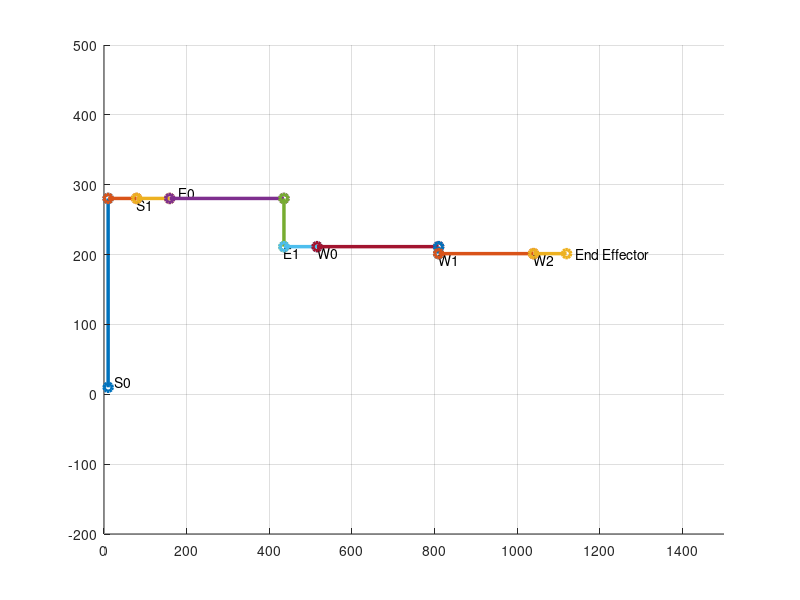

Reproduce this figure in MATLAB.

clc;clear all;close all;
p0 = [10,10,10];
a1 = [10,10,280.35];
p1 = [10,79,280.35];

p2 = [10,159,280.35];
a2 = [10,435.35,280.35];
p3 = [10,435.35,211.35];
p4 = [10,515.35,211.35];
a3 = [10,809.64,211.35];
p5 = [10,809.64,201.35];
p6 = [10,1039.165,201.35];
p7 = [10,1119.165,201.35];

pts=[p0;a1];
plot3(pts(:,1),pts(:,2),pts(:,3),'-o','linewidth',2.5)
text(p0(1),p0(2),p0(3),'  S0','VerticalAlignment','bottom','HorizontalAlignment', 'left')
hold on

pts=[a1;p1];
plot3(pts(:,1),pts(:,2),pts(:,3),'-o','linewidth',2.5)
text(p1(1),p1(2),p1(3),'S1','VerticalAlignment','top')
hold on

pts=[p1;p2];
plot3(pts(:,1),pts(:,2),pts(:,3),'-o','linewidth',2.5)
text(p2(1),p2(2),p2(3),'   E0','VerticalAlignment','bottom')
hold on

pts=[p2;a2];
plot3(pts(:,1),pts(:,2),pts(:,3),'-o','linewidth',2.5)
% text(a2(1),a2(2),a2(3))
hold on

pts=[a2;p3];
plot3(pts(:,1),pts(:,2),pts(:,3),'-o','linewidth',2.5)
text(p3(1),p3(2),p3(3),'E1','VerticalAlignment','top')
hold on

pts=[p3;p4];
plot3(pts(:,1),pts(:,2),pts(:,3),'-o','linewidth',2.5)
text(p4(1),p4(2),p4(3),'W0','VerticalAlignment','top')
hold on

pts=[p4;a3];
plot3(pts(:,1),pts(:,2),pts(:,3),'-o','linewidth',2.5)
% text(a3(1),a3(2),a3(3))
hold on

pts=[a3;p5];
plot3(pts(:,1),pts(:,2),pts(:,3),'-o','linewidth',2.5)
text(p5(1),p5(2),p5(3),'W1 ','VerticalAlignment','top')
hold on

pts=[p5;p6];
plot3(pts(:,1),pts(:,2),pts(:,3),'-o','linewidth',2.5)
text(p6(1),p6(2),p6(3),'W2','VerticalAlignment','top')
hold on

pts=[p6;p7];
plot3(pts(:,1),pts(:,2),pts(:,3),'-o','linewidth',2.5)
text(p7(1),p7(2),p7(3),'   End Effector')
hold on

axis([-100 500 0 1500 -200 500]);
grid on
view([90,0])